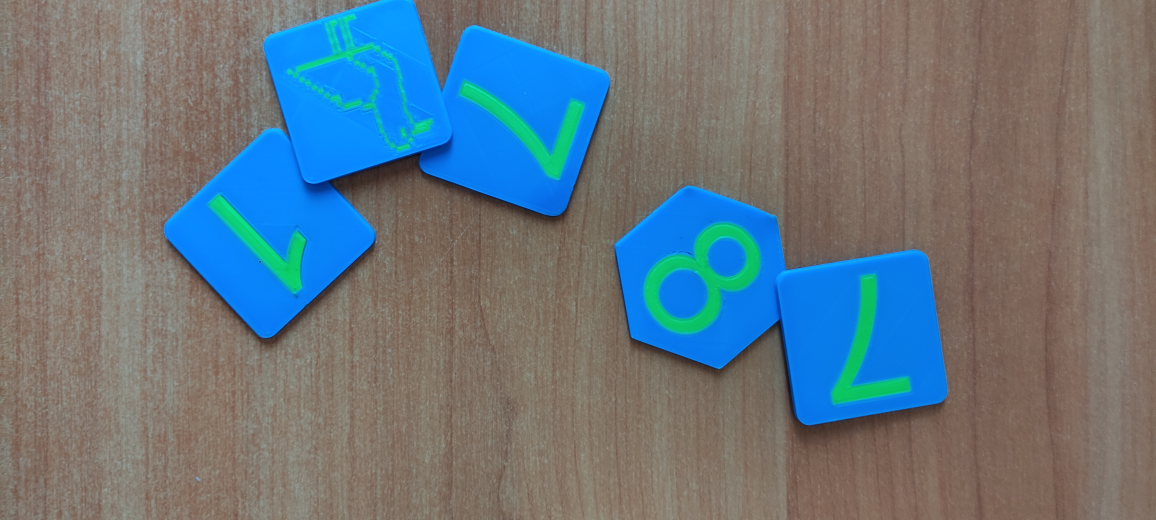
#> input picture Lab02/input/1695128011374.jpg, 4624 x 2080 px, found by its file name (shown at 1/4 size)
$ python diagnose.py
#> lines starting #> are read from the running program, lines starting #| are printed output that depends on the picture; after the words box and inside, x2 and y2 are one past the last pixel; in counts of white or black regions, pixels touching at a corner belong together
import cv2
import numpy as np
import matplotlib.pyplot as plt

IMAGE_PATH = r"input\1695128011374.jpg"

image = cv2.imread(IMAGE_PATH)
#> image is the input picture: shape (2080, 4624, 3); mean B, G, R 126.6, 118.5, 104.3
image = cv2.resize(image, None, fx=0.5, fy=0.5)
#> image: shape (1040, 2312, 3)
hsv = cv2.cvtColor(image, cv2.COLOR_BGR2HSV)
#> hsv: shape (1040, 2312, 3); mean H, S, V 32.4, 91, 149.3

h, s, v = hsv[..., 0], hsv[..., 1], hsv[..., 2]
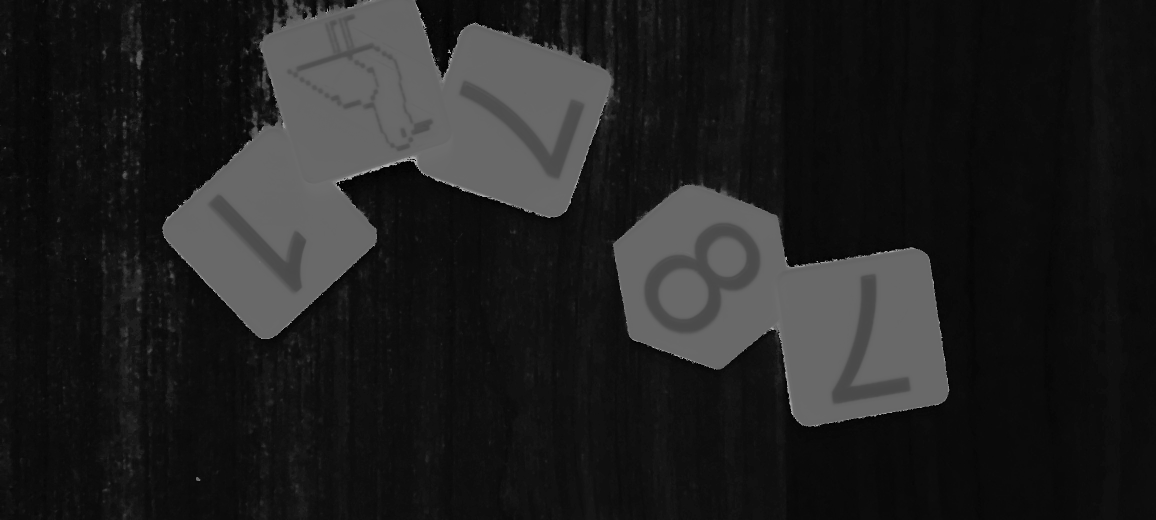
#> h: shape (1040, 2312) (shown at 1/2 size); min 0, max 179, mean 32.4
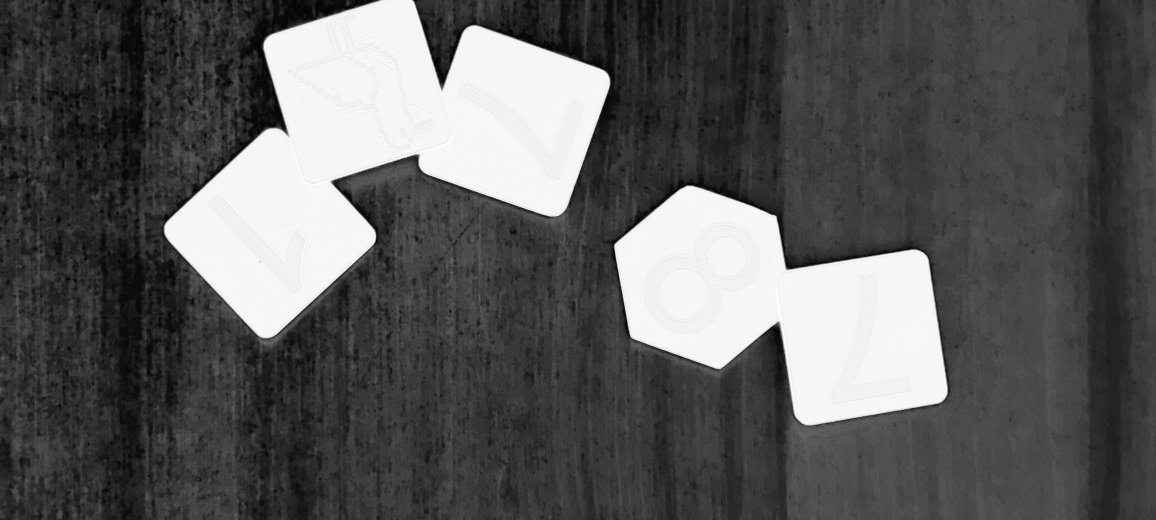
#> s: shape (1040, 2312) (shown at 1/2 size); min 0, max 255, mean 91
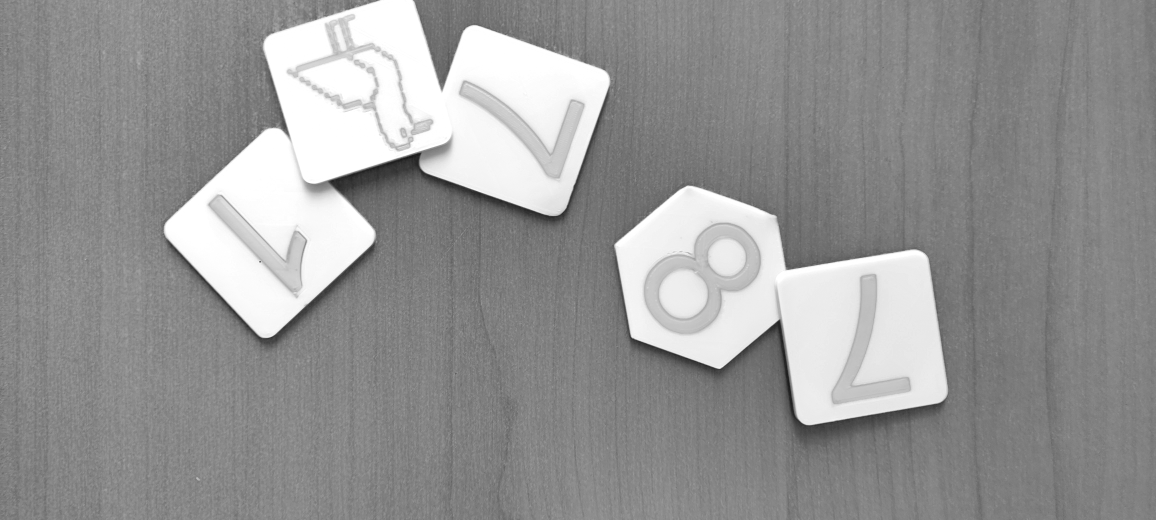
#> v: shape (1040, 2312) (shown at 1/2 size); min 21, max 255, mean 149.3

mask_colored = (s > 30) & (v > 30)
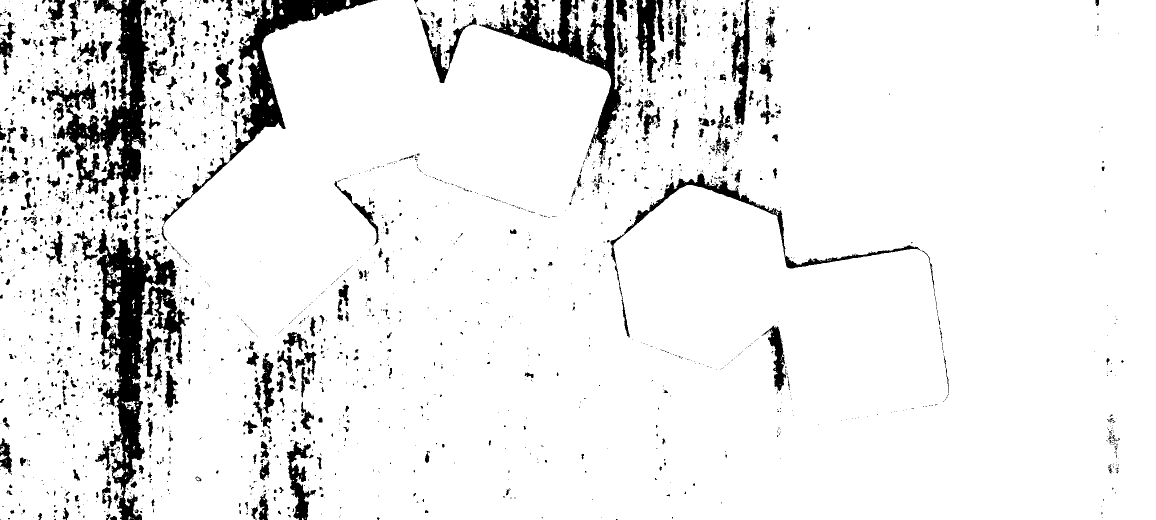
#> mask_colored: shape (1040, 2312) bool (shown at 1/2 size); 91.9% white; 2462 black regions (1881 under 20 px), largest, box (x1, y1, x2, y2) and area: (190, 457, 372, 1040) 34880, (91, 0, 300, 412) 27336, (324, 0, 751, 451) 18616
h_colored = h[mask_colored]
s_colored = s[mask_colored]
v_colored = v[mask_colored]

print(f"Всего пикселей: {h.size}")
#| Всего пикселей: 2404480
print(f"Цветных пикселей: {h_colored.size}")
#| Цветных пикселей: 2210616
print(f"Процент цветных: {100 * h_colored.size / h.size:.1f}%")
#| Процент цветных: 91.9%

print(f"\nГистограмма H (по цветным пикселям):")
hist, _ = np.histogram(h_colored, bins=36, range=(0, 180))
#> hist = 36 values, max 1012593 at index 2, min 0 at index 8, mean 61406
for i, count in enumerate(hist):
    if count > 0:
        h_lo = i * 5
        h_hi = h_lo + 5
        bar = "█" * int(count / hist.max() * 40)
        print(f"  H {h_lo:3d}-{h_hi:3d}: {count:6d} {bar}")
#> this loop made 36 passes
#> (count, h_lo, h_hi, bar) on passes 1, 2, 3, 4, 5, 6, 7, 8, 15, 16, 17: (3352, 0, 5, ''), (115636, 5, 10, '████'), (1012593, 10, 15, '████████████████████████████████████████'), (522601, 15, 20, '████████████████████'), (63496, 20, 25, '██'), (3041, 25, 30, ''), (12, 30, 35, ''), (1, 35, 40, ''), (4824, 70, 75, ''), (36285, 75, 80, '█'), (9196, 80, 85, '')
#> count on passes 9 to 14: 0, 0, 0, 0, 0, 0
#|   H   0-  5:   3352
#|   H   5- 10: 115636 ████
#|   H  10- 15: 1012593 ████████████████████████████████████████
#|   H  15- 20: 522601 ████████████████████
#|   H  20- 25:  63496 ██
#|   H  25- 30:   3041
#|   H  30- 35:     12
#|   H  35- 40:      1
#> (further printed lines are left out)

fig, axes = plt.subplots(1, 4, figsize=(20, 5))

axes[0].imshow(cv2.cvtColor(image, cv2.COLOR_BGR2RGB))
axes[0].set_title("Оригинал")
axes[0].axis("off")

axes[1].imshow(h, cmap="hsv", vmin=0, vmax=180)
axes[1].set_title("Канал H")
axes[1].axis("off")

axes[2].imshow(s, cmap="gray")
axes[2].set_title("Канал S")
axes[2].axis("off")

axes[3].imshow(v, cmap="gray")
axes[3].set_title("Канал V")
axes[3].axis("off")

plt.tight_layout()
plt.show()
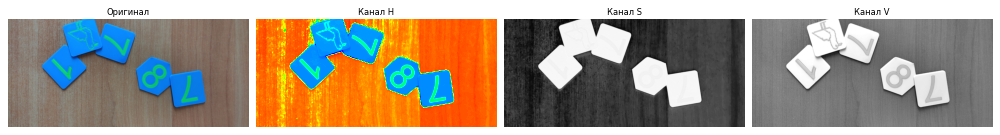
#> figure drawn by matplotlib, 4 panels

$ run again, with Lab02/input/1695138157752.jpg copied over Lab02/input/1695128011374.jpg
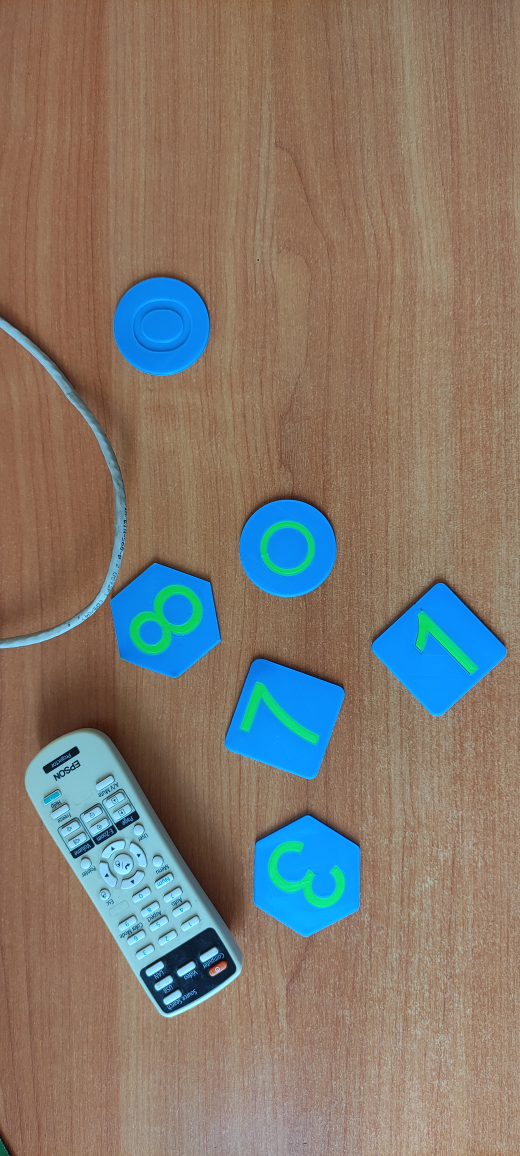
#> input picture Lab02/input/1695138157752.jpg, 2080 x 4624 px, found by its file name (shown at 1/4 size)
#> image is the input picture: shape (4624, 2080, 3); mean B, G, R 110, 120.9, 130.6
#> image: shape (2312, 1040, 3)
#> hsv: shape (2312, 1040, 3); mean H, S, V 26.2, 106.8, 155
#> `mask_colored = (s > 30) & (v > 30)`:
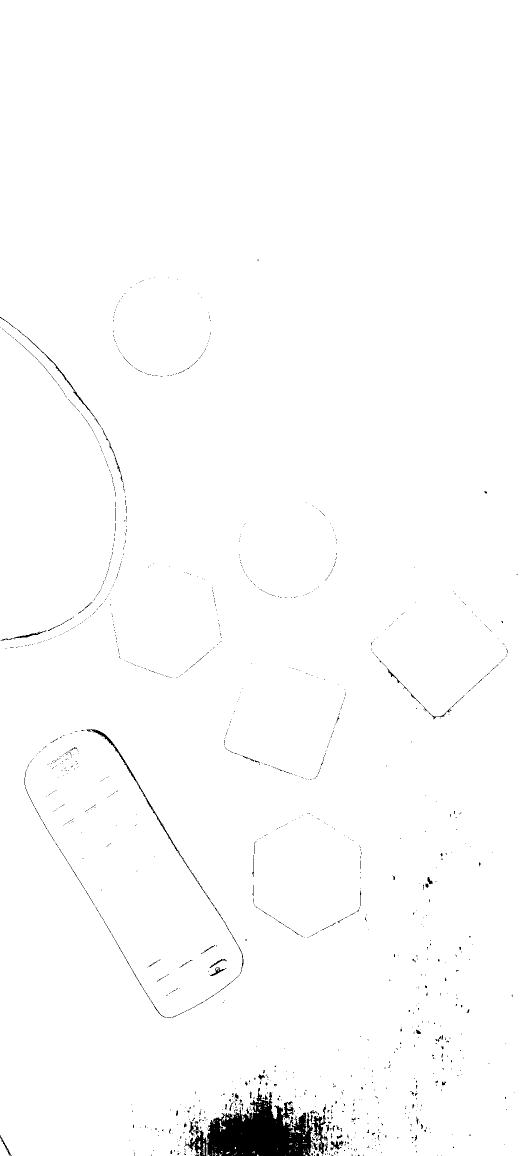
#> mask_colored: shape (2312, 1040) bool (shown at 1/2 size); 98.8% white; 1422 black regions (1343 under 20 px), largest, box (x1, y1, x2, y2) and area: (370, 2176, 635, 2312) 18209, (173, 1458, 431, 1815) 1222, (623, 2229, 655, 2309) 859
#| Всего пикселей: 2404480
#| Цветных пикселей: 2375214
#| Процент цветных: 98.8%
#> hist = 36 values, max 1571386 at index 2, min 28 at index 11, mean 65978.2
#> the loop `for i, count in enumerate(hist):` made 36 passes
#> (count, h_lo, h_hi, bar) on passes 1 to 7: (3163, 0, 5, ''), (49118, 5, 10, '█'), (1571386, 10, 15, '████████████████████████████████████████'), (395103, 15, 20, '██████████'), (5412, 20, 25, ''), (206, 25, 30, ''), (79, 30, 35, '')
#> (printed output is left out)
#> `plt.show()`:
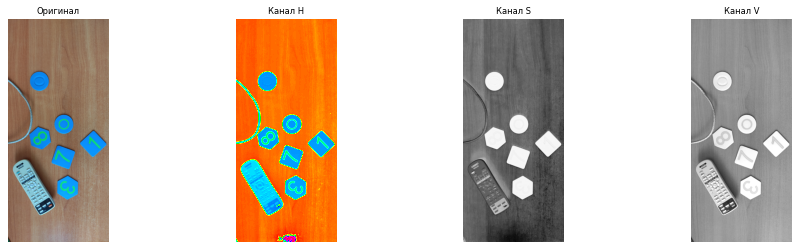
#> figure drawn by matplotlib, 4 panels

$ run again, with Lab02/input/1695138157776.jpg copied over Lab02/input/1695128011374.jpg
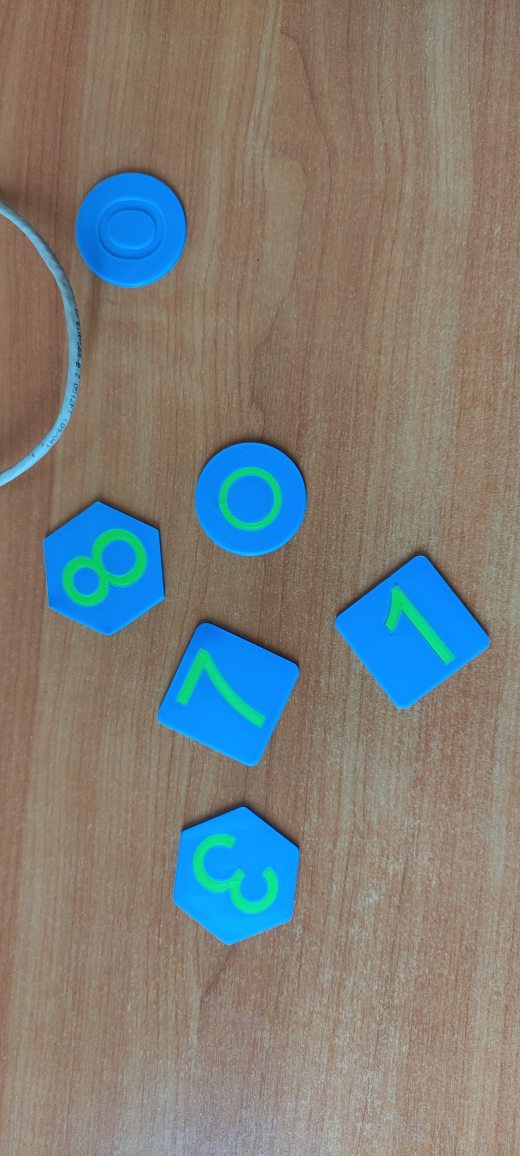
#> input picture Lab02/input/1695138157776.jpg, 2080 x 4624 px, found by its file name (shown at 1/4 size)
#> image is the input picture: shape (4624, 2080, 3); mean B, G, R 121.2, 126.1, 125.2
#> image: shape (2312, 1040, 3)
#> hsv: shape (2312, 1040, 3); mean H, S, V 27.3, 86.1, 152.9
#> `mask_colored = (s > 30) & (v > 30)`:
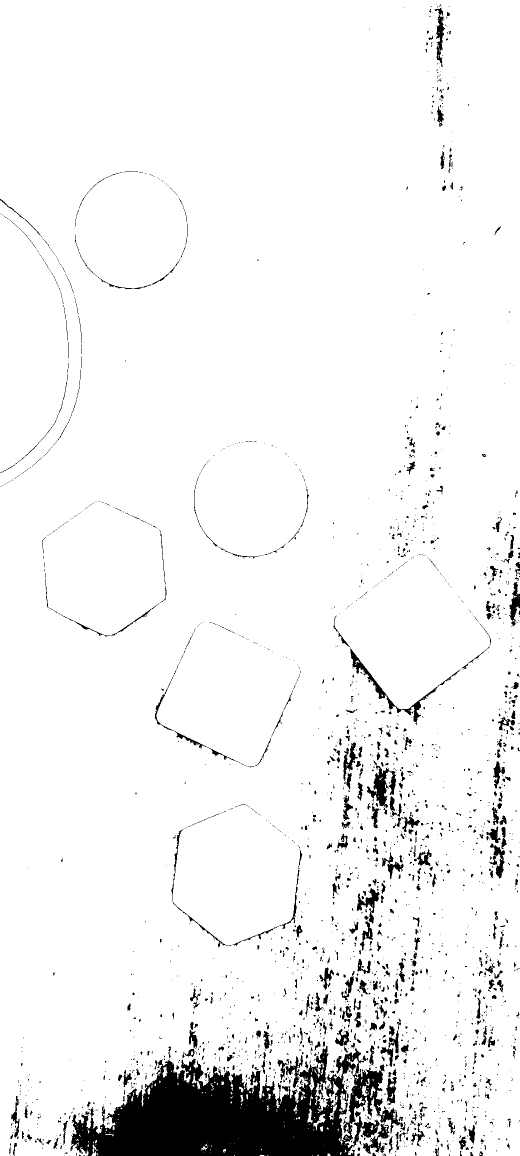
#> mask_colored: shape (2312, 1040) bool (shown at 1/2 size); 94.3% white; 2450 black regions (1961 under 20 px), largest, box (x1, y1, x2, y2) and area: (141, 2091, 811, 2312) 80454, (700, 1295, 921, 1449) 2297, (734, 1531, 779, 1616) 1666
#| Всего пикселей: 2404480
#| Цветных пикселей: 2267058
#| Процент цветных: 94.3%
#> hist = 36 values, max 984586 at index 3, min 0 at index 8, mean 62973.8
#> the loop `for i, count in enumerate(hist):` made 36 passes
#> (count, h_lo, h_hi, bar) on passes 1 to 7: (842, 0, 5, ''), (13757, 5, 10, ''), (875172, 10, 15, '███████████████████████████████████'), (984586, 15, 20, '████████████████████████████████████████'), (79675, 20, 25, '███'), (7117, 25, 30, ''), (34, 30, 35, '')
#> (printed output is left out)
#> `plt.show()`:
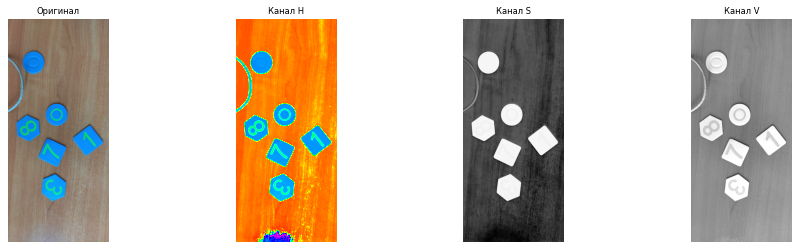
#> figure drawn by matplotlib, 4 panels
